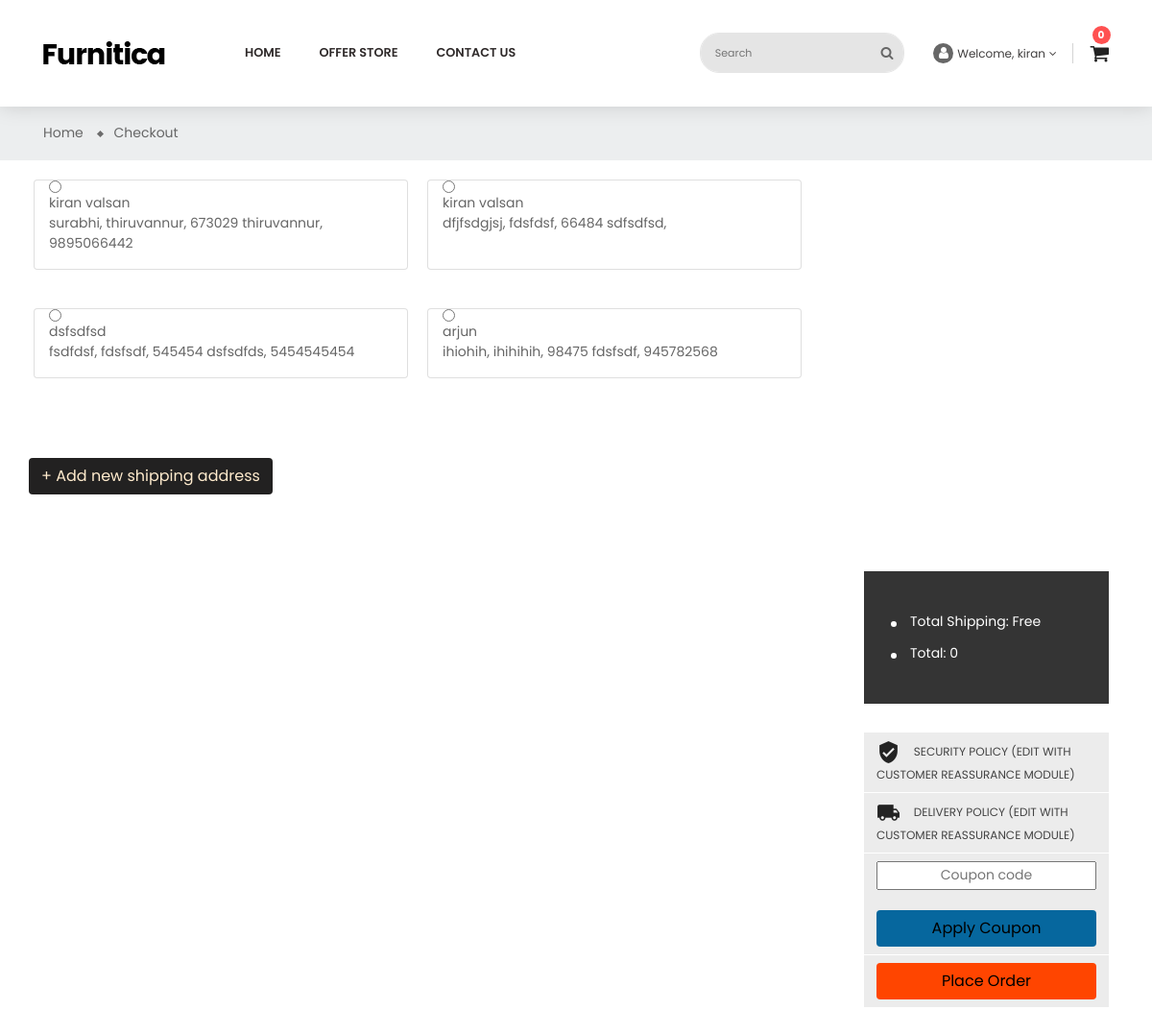
The page /checkout (signed in) on the database as committed earlier.
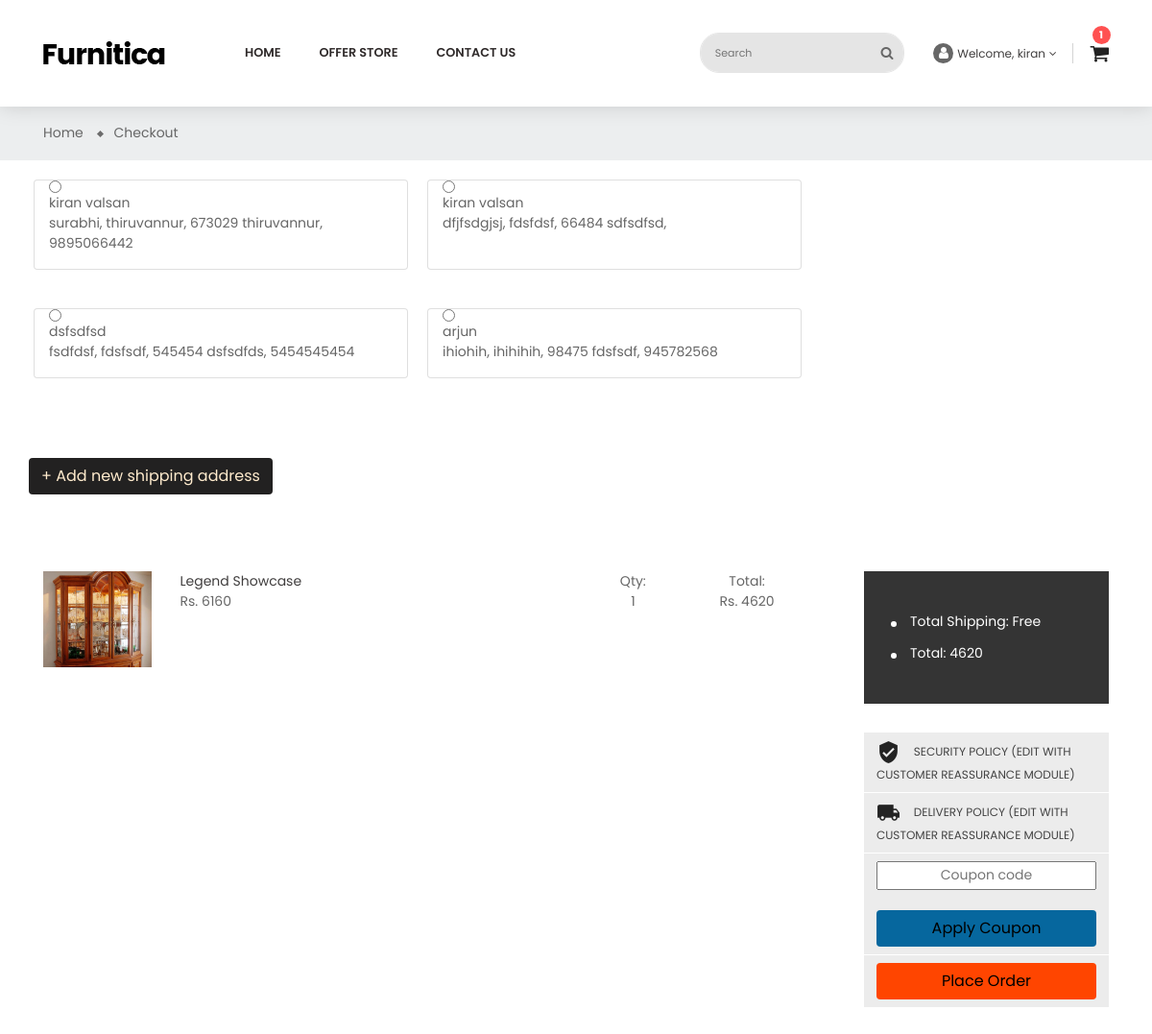
The same page on the database as committed later.
### customer/models.py (models this page shows, shortened)
class Address(models.Model):
    user = models.ForeignKey(Customer, on_delete=CASCADE)
    fullname = models.CharField(max_length=150)
    email = models.EmailField(max_length=150)
    address1 = models.CharField(max_length=250)
    address2 = models.CharField(max_length=250)
    mobile = models.CharField(max_length=100)
    pincode = models.CharField(max_length=100)
    landmark = models.CharField(max_length=150)
    country = models.CharField(max_length=150)
    check = models.BooleanField(default = False)

class CartItem(models.Model):
    product = models.ForeignKey(Product, on_delete=models.CASCADE)
    user = models.ForeignKey(Customer, on_delete=CASCADE)
    quantity = models.IntegerField()
    is_active = models.BooleanField(default=True)
    def sub_total(self):
        return self.product.finalprice * self.quantity

### store/models.py (models this page shows, shortened)
class Product(models.Model):
    product_name = models.CharField(max_length=200)
    image1 = models.ImageField(upload_to = 'pics/products')
    image2 = models.ImageField(upload_to = 'pics/products')
    image3 = models.ImageField(upload_to = 'pics/products')
    category = models.ForeignKey(Category, on_delete=CASCADE)
    price = models.IntegerField()
    offer = models.IntegerField(default=0)
    finalprice = models.IntegerField(default=0)
    date_posted = models.DateTimeField(default=timezone.now)

### customer/views.py (the view)
# urls.py: path('checkout', views.checkout, name="checkout"),
def checkout(request, total=0, quantity = 0, cart_items=None):
    if request.session.has_key('username'):
        uname = request.session['username']
        user = Customer.objects.get(username=uname)
        cart_items = CartItem.objects.filter(user=user)
        try:
            count = Cart_count.objects.get(user=user)
            cartcount = count.count
        except:
                cartcount = 0
        for cart_item in cart_items:
            total += (cart_item.product.finalprice * cart_item.quantity)
            quantity += cart_item.quantity
        request.session['gtotal']=total
        form = AddressForm()
        uname = request.session['username']
        user = Customer.objects.get(username = uname)
        queryset = Address.objects.all().filter(user = user)
        context = {
            'total' : total,
            'form' : form,
            'quantity': quantity,
            'cart_items': cart_items,
            'addresses' : queryset,
            'user' : user,
            'c': cartcount
        }
        return render(request, 'user/product-checkout.html', context)

### customer/forms.py
class AddressForm(forms.ModelForm):
    class Meta:
        model = Address
        fields = ('fullname', 'email', 'address1', 'address2', 'mobile', 'pincode', 'landmark', 'country', 'check')
    def __init__(self, *args, **kwargs):
        super (AddressForm, self).__init__(*args, **kwargs)
        for field in self.fields:
            self.fields[field].widget.attrs['class']= 'form-control'
            self.fields[field].widget.attrs['required'] = 'required'

### templates/user/product-checkout.html (shortened to what the changed rows need)
{% load static %}
<!DOCTYPE html>
<html lang="en">
<head>
    <link rel="stylesheet" href="{% static 'user/libs/bootstrap/css/bootstrap.min.css' %}">
    <link rel="stylesheet" href="{% static 'user/libs/font-awesome/css/font-awesome.min.css' %}">
    <link rel="stylesheet" href="{% static 'user/libs/nivo-slider/css/nivo-slider.css' %}">
    <link rel="stylesheet" href="{% static 'user/libs/nivo-slider/css/animate.css' %}">
    <link rel="stylesheet" href="{% static 'user/libs/nivo-slider/css/style.css' %}">
    <link rel="stylesheet" href="{% static 'user/libs/font-material/css/material-design-iconic-font.min.css' %}">
    <link rel="stylesheet" href="{% static 'user/libs/slider-range/css/jslider.css' %}">
    <link rel="stylesheet" href="{% static 'user/libs/owl-carousel/assets/owl.carousel.min.css' %}">
    <link rel="stylesheet" href="{% static 'user/libs/slick-slider/css/slick.css' %}">
    <link rel="stylesheet" href="{% static 'user/libs/slick-slider/css/slick-theme.css' %}">
    <link rel="stylesheet" type="text/css" href="{% static 'user/css/style.css' %}">
    <link rel="stylesheet" type="text/css" href="{% static 'user/css/reponsive.css' %}">
</head>
<body class="product-cart checkout-cart blog">
    <header>
        <div class="header-top d-xs-none ">
            <div class="container">
                <div class="row">
                    <div class="col-sm-5 col-md-5 d-flex align-items-center justify-content-end" id="search_widget">
                        <div class="desktop_cart">
                            <div class="blockcart block-cart cart-preview tiva-toggle">
                                <div class="header-cart tiva-toggle-btn">
                                    <a href="/cart"><i class="fa fa-shopping-cart" aria-hidden="true"></i><span class="badge" id = "cartcount">{{c}}</span></a></a>
                                </div>
                            </div>
                        </div>
                    </div>
                </div>
            </div>
        </div>
    </header>
    <div id="checkout" class="main-content">
        <div class="wrap-banner">
            <div class="container">
                <div class="row">
                    <div id="content-wrapper">
                        <form action="place_order" id="my-form" method="POST">
                            <div class="row">
                                {% for address in addresses %}
                                <div class="card col-md-4"
                                    style="margin-top: 20px; margin-bottom: 20px; margin-left: 20px;">
                                    <input  type="radio"  class="mr-auto" value="{{address.id}}" name="address" required    >
                                    <p>
                                        {{address.fullname}} <br>
                                        {{address.address1}}, {{address.address2}},
                                        {{address.pincode}}
                                        {{address.landmark}}, {{address.mobile}}
                                    </p>
                                </div>
                                {% endfor %}
                            </div>
                        </form><br><br><br>
                    </div>
                    <div class="container">
                        <div class="row">
                            <div id="content-wrapper" class="col-xs-12 col-sm-12 col-md-12 col-lg-12 onecol">
                                <section id="main">
                                    <div class="cart-grid row">
                                        <div class="col-md-9 col-xs-12 check-info">
                                            <div class="cart-container">
                                                <div class="cart-overview js-cart">
                                                    <ul class="cart-items">
                                                        <li class="cart-item">
                                                            <div class="product-line-grid row justify-content-between">
                                                                {% for cart_item in cart_items %}
                                                                <div class="product-line-grid-left col-md-2">
                                                                    <span class="product-image media-middle">
                                                                        <a href="product-detail.html">
                                                                            <img class="img-fluid"
                                                                                src="{{cart_item.product.image1.url}}"
                                                                                alt="">
                                                                        </a>
                                                                    </span>
                                                                </div>
                                                                <div class="product-line-grid-body col-md-6">
                                                                    <div class="product-line-info">
                                                                        <a class="label" href="product-detail.html"
                                                                            data-id_customization="0">{{cart_item.product.product_name}}</a>
                                                                    </div>
                                                                    <div class="product-line-info product-price">
                                                                        <span class="value">Rs.
                                                                            {{cart_item.product.price}}</span>
                                                                    </div>
                                                                </div>
                                                                <div
                                                                    class="product-line-grid-right text-center product-line-actions col-md-4">
                                                                    <div class="row">
                                                                        <div class="col-md-5 col qty">
                                                                            <div class="label">Qty:</div>
                                                                            <label>{{cart_item.quantity}}</label>
                                                                        </div>
                                                                        <div class="col-md-5 col price">
                                                                            <div class="label">Total:</div>
                                                                            <div class="product-price total">
                                                                                Rs. {{cart_item.sub_total}}
                                                                            </div>
                                                                        </div>
                                                                        <div
                                                                            class="col-md-2 col text-xs-right align-self-end">
                                                                        </div>
                                                                    </div>
                                                                </div>
                                                                {% endfor %}
                                                            </div>
                                                        </li>
                                                    </ul>
                                                </div>
                                            </div>
                                        </div>
                                        <div class="cart-grid-right col-xs-12 col-lg-3">
                                            <div class="cart-summary">
                                                <div class="cart-detailed-totals">
                                                    <div class="cart-summary-line cart-total">
                                                        <span class="label">Total:</span>
                                                        <span class="value" id="total">{{total}}</span>
                                                    </div>
                                                </div>
                                            </div>
                                        </div>
                                    </div>
                                </section>
                            </div>
                        </div>
                    </div>
                </div>
</body>

Rows that differ between the two databases and show on the page:
added CartItem: product.image1 (picture), product.product_name "Legend Showcase", product.price "6160", quantity "1", sub_total "4620"
Other text that changed with them:
{{ c }}: "0" → "1"
{{ total }}: "0" → "4620"
